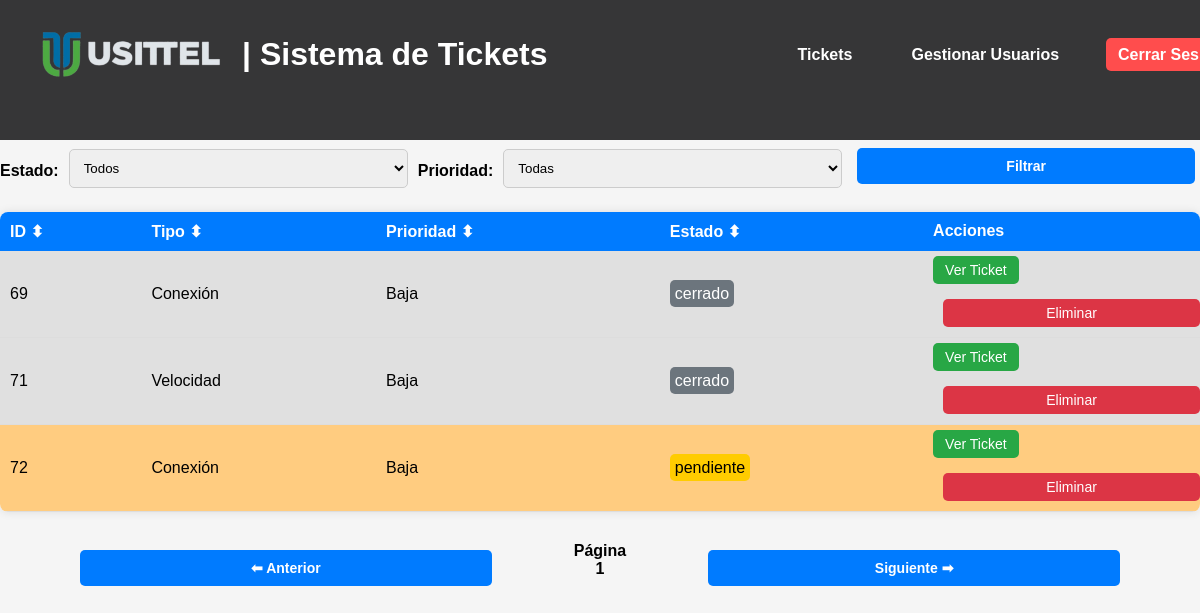
The app's page /tickets (signed in), older data.
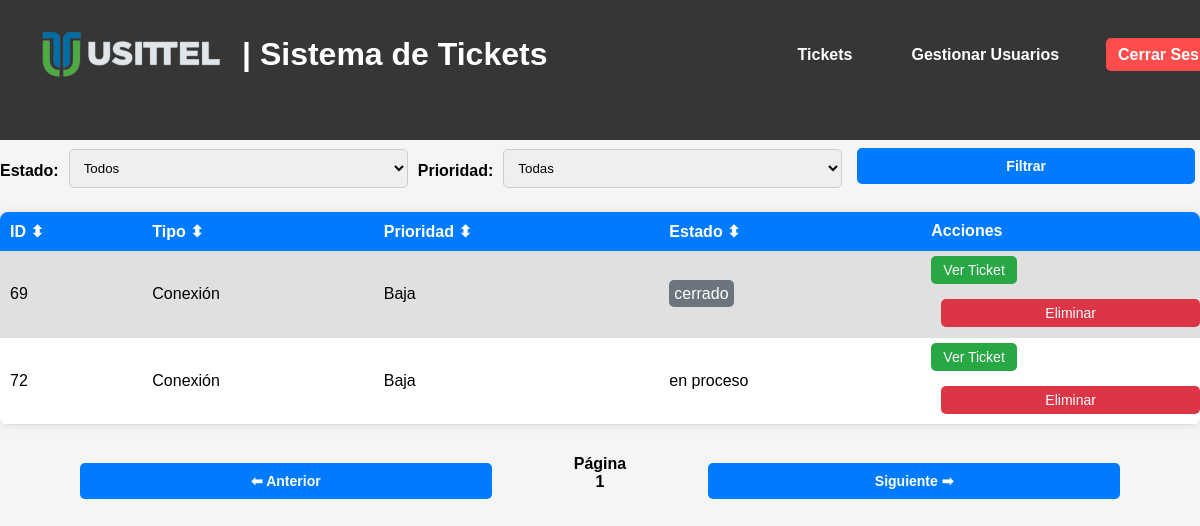
The same page, newer data.
### tables this page shows
CREATE TABLE tickets (
    id INTEGER PRIMARY KEY AUTOINCREMENT,
    tipo TEXT NOT NULL,
    descripcion TEXT NOT NULL,
    prioridad TEXT NOT NULL,
    fecha_creacion DATETIME DEFAULT CURRENT_TIMESTAMP,
    usuario_creador TEXT NOT NULL,
    notas TEXT,
    archivo TEXT
, usuario_asignado TEXT, estado TEXT DEFAULT 'pendiente');

### app.py (the view)
@app.route('/tickets')
@login_required
def tickets():
    estado = request.args.get('estado')
    prioridad = request.args.get('prioridad')
    query = 'SELECT * FROM tickets WHERE 1=1'
    params = []
    if estado in ['pendiente', 'en proceso', 'cerrado']:
        query += ' AND estado = ?'
        params.append(estado)
    if prioridad in ['Baja', 'Media', 'Alta']:
        query += ' AND prioridad = ?'
        params.append(prioridad)
    conn = get_db_connection()
    tickets = conn.execute(query, params).fetchall()
    conn.close()
    return render_template('tickets.html', tickets=tickets, estado=estado, prioridad=prioridad)

### app.py (called while the page is built)
def get_db_connection():
    conn = sqlite3.connect('database.db', timeout=10)  # Espera hasta 10 segundos si la base de datos está bloqueada
    conn.row_factory = sqlite3.Row
    return conn

@login_manager.user_loader
def load_user(user_id):
    conn = get_db_connection()
    user = conn.execute('SELECT * FROM users WHERE id = ?', (user_id,)).fetchone()
    conn.close()
    if user:
        return User(id=user['id'], username=user['username'], role=user['role'])
    return None

### templates/tickets.html (shortened to what this page needs)
{% extends "base.html" %}
{% block content %}
<header>
    <h1>Lista de Tickets</h1>
    <nav>
        <a href="/logout">Cerrar sesión</a>
    </nav>
</header>
<main>
    <form action="/tickets" method="GET" style="display: flex; align-items: center; gap: 10px;">
        <label for="estado">Estado:</label>
        <select name="estado" id="estado">
            <option value="">Todos</option>
        </select>
        <label for="prioridad">Prioridad:</label>
        <select name="prioridad" id="prioridad">
            <option value="">Todas</option>
        </select>
        <button type="submit" class="btn-filter">Filtrar</button>
    </form>
    <table id="ticketsTable">
        <thead>
            <tr>
                <th onclick="sortTable(0)">ID ⬍</th>
                <th onclick="sortTable(1)">Tipo ⬍</th>
                <th onclick="sortTable(2)">Prioridad ⬍</th>
                <th onclick="sortTable(3)">Estado ⬍</th>
                <th>Acciones</th>
            </tr>
        </thead>
        <tbody>
            {% for ticket in tickets %}
            <tr class="ticket-row {{ ticket.estado }}">
                <td>{{ ticket.id }}</td>
                <td>{{ ticket.tipo }}</td>
                <td>{{ ticket.prioridad }}</td>
                <td>
                    <span class="estado estado-{{ ticket.estado|lower }}">
                        {{ ticket.estado }}
                    </span>
                </td>
                <td>
                    <a href="{{ url_for('view_ticket', id=ticket.id) }}" class="btn btn-view">Ver Ticket</a>
                    {% if current_user.role == 'usittel' %}
                    <form action="/delete-ticket/{{ ticket.id }}" method="POST">
                        <button type="button" class="btn btn-delete confirm-delete">Eliminar</button>
                    </form>
                    {% endif %}
                </td>
            </tr>
            {% endfor %}
        </tbody>
    </table>
    <div style="text-align: center; margin-top: 30px; display: flex; justify-content: center; gap: 2px;">
        <button id="prevPage" class="btn-pagination">⬅ Anterior</button>
        <span id="pageNumber" style="font-weight: bold;">Página 1</span>
        <button id="nextPage" class="btn-pagination">Siguiente ➡</button>
    </div>
</main>
{% endblock %}

### templates/base.html (shortened to what this page needs)
<!DOCTYPE html>
<html lang="es">
<head>
    <link rel="stylesheet" href="{{ url_for('static', filename='styles.css') }}">
</head>
<body>
    <header>
        {% include 'header.html' %}
    </header>
    <div class="container">
        {% block content %}{% endblock %}
    </div>
</body>
</html>

### templates/header.html (shortened to what this page needs)
<!DOCTYPE html>
<html lang="es">
<head>
    <link rel="stylesheet" href="{{ url_for('static', filename='styles.css') }}">
</head>
<body>
    <header class="navbar">
        <div class="container">
            <div class="logo-container">
                <img src="{{ url_for('static', filename='logo.png') }}" alt="Usittel Logo" class="logo-img">
                <h1 class="logo-text">| Sistema de Tickets</h1>
            </div>
            <nav>
                <ul>
                    <li><a href="{{ url_for('tickets') }}">Tickets</a></li>
                    {% if current_user.role == 'usittel' %}
                    <li><a href="{{ url_for('users') }}">Gestionar Usuarios</a></li>
                    {% endif %}
                    <li><a href="{{ url_for('logout') }}" class="logout-btn">Cerrar Sesión</a></li>
                </ul>
            </nav>
        </div>
    </header>
</body>
</html>

### static/styles.css (style rules this page uses)
body { font-family: Arial, sans-serif; margin: 0; padding: 0; background-color: #f5f5f5; }
header { background-color: #363637; color: white; padding: 15px; display: flex; justify-content: space-between; align-items: center; }
header nav a { color: white; text-decoration: none; margin-left: 15px; }
.ticket-row.cerrado { background-color: #e0e0e0; }
h1 { color: #333; }
button { width: 100%; background: #007bff; color: white; border: none; padding: 10px; margin-top: 20px; border-radius: 5px; cursor: pointer; font-size: 16px; }
.navbar nav ul { list-style: none; margin: 0; padding: 0; display: flex; }
.navbar nav ul li { margin-left: 20px; }
.navbar nav ul li a { color: white; text-decoration: none; font-size: 16px; }
.navbar { background: #363637; color: white; padding: 15px 20px; position: fixed; top: 0; width: 100%; z-index: 1000; display: flex; justify-content: center; align-items: center; }
.logo-text { color: white; }
.navbar .container { display: flex; justify-content: space-between; align-items: center; width: 100%; max-width: 1200px; margin: 0 auto; }
.logo-container { display: flex; align-items: center; }
.logo-img { height: 50px; margin-right: 15px; }
.navbar nav ul li a { color: white; text-decoration: none; font-size: 16px; font-weight: bold; padding: 8px 12px; transition: background 0.3s ease; border-radius: 5px; }
.logout-btn { background: #ff4d4d; padding: 8px 12px; border-radius: 5px; font-weight: bold; }
table { width: 100%; border-collapse: collapse; margin-top: 20px; background: white; box-shadow: 0px 0px 10px rgba(0, 0, 0, 0.1); border-radius: 8px; overflow: hidden; }
thead { background: #007bff; color: white; font-weight: bold; }
th { padding: 10px; cursor: pointer; text-align: left; }
td { padding: 10px; border-bottom: 1px solid #ddd; }
.estado-cerrado { background: #6c757d; color: white; padding: 5px; border-radius: 5px; }
.btn { padding: 6px 12px; border: none; cursor: pointer; font-size: 14px; border-radius: 5px; text-decoration: none; }
.btn-view { background: #28a745; color: white; }
.btn-delete { background: #dc3545; color: white; margin-left: 10px; }
.btn-filter { margin: 8px 5px; background-color: #007bff; color: white; border: none; border-radius: 5px; cursor: pointer; font-size: 14px; font-weight: bold; transition: 0.3s ease; }
.btn-pagination { margin: 8px 80px; background-color: #007bff; color: white; border: none; border-radius: 5px; cursor: pointer; font-size: 14px; font-weight: bold; transition: 0.3s ease; }
label { display: block; text-align: left; font-weight: bold; margin-top: 10px; }
input, select, textarea { width: 100%; padding: 10px; margin-top: 5px; border: 1px solid #ccc; border-radius: 5px; }

Row changes from the older to the newer data that the page shows:
removed tickets: id "71", tipo "Velocidad", prioridad "Baja", estado "cerrado"
changed tickets id 72: estado "pendiente" → "en proceso"
